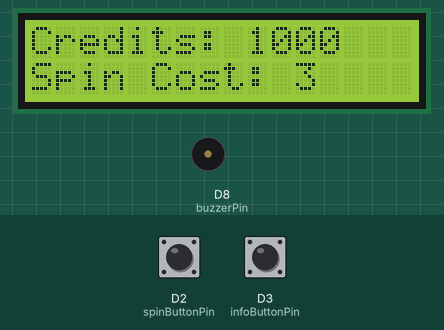
This sketch was run on a simulated Arduino Uno R4 WiFi. On the bench: 16×2 character LCD, buzzer (waves = sounding). Inputs (shaded band) come from the test bench; at power-on: D2 (spinButtonPin) HIGH, D3 (infoButtonPin) HIGH. WiFi joins after 1.5 s; servers stay silent unless stated; random numbers use the default seed unless the sketch sets one; EEPROM starts erased.

Above: at 3.1 s.
3.2 s: D2 (spinButtonPin) pulled LOW for 0.15 s
At 3.41 s:
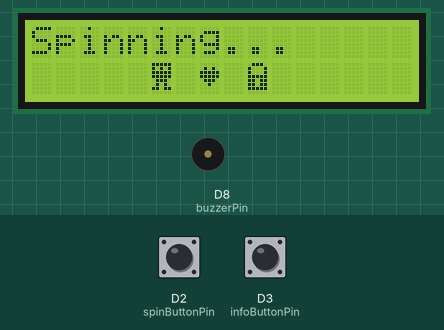
3.9 s: D3 (infoButtonPin) pulled LOW for 3.2 s
At 8.1 s:
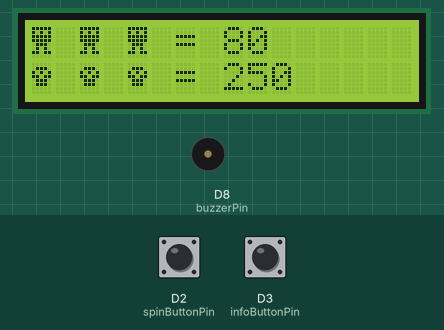
8.6 s: D2 (spinButtonPin) pulled LOW for 1 s
At 10.3 s:
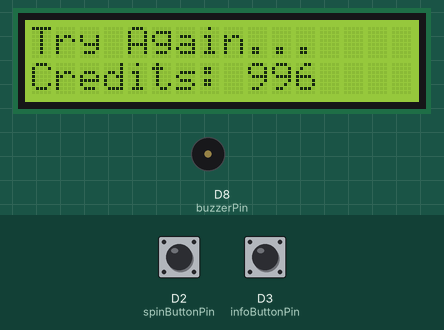
11.1 s: D2 (spinButtonPin) pulled LOW for 3.2 s
At 14.7 s:
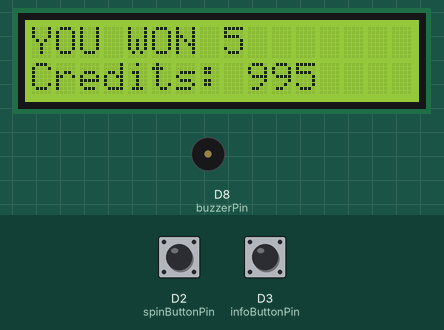
15.8 s: D2 (spinButtonPin) pulled LOW for 0.15 s
At 16.01 s:
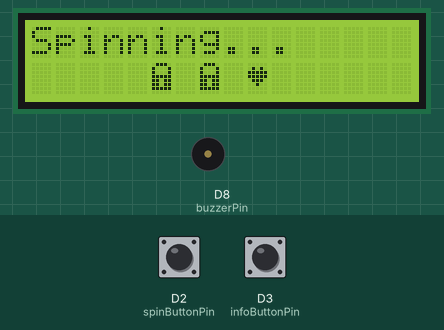
16.5 s: D2 (spinButtonPin) pulled LOW for 3.2 s
At 18.55 s:
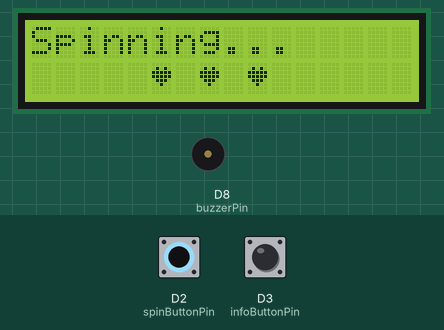
Timing chart, 0 to 22.7 s (numbered marks = the images above; inputs shaded):
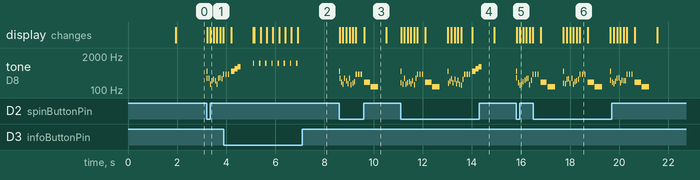

Measured:
- after the input at 3.2 s, tone on D8 (buzzerPin): plays 523 Hz for 0.01 s, 284 Hz for 0.01 s, 276 Hz for 0.01 s, 167 Hz for 0.01 s, 229 Hz for 0.01 s, 253 Hz for 0.01 s … (12 notes in this stretch), starting at once; the display: first changes at once (image 1 shows a later state)
- after the input at 8.6 s, tone on D8 (buzzerPin): plays 523 Hz for 0.01 s, 287 Hz for 0.01 s, 198 Hz for 0.01 s, 168 Hz for 0.01 s, 285 Hz for 0.01 s, 229 Hz for 0.01 s … (16 notes in this stretch), starting at once; the display: first changes at once (image 3 shows a later state)
- after the input at 11.1 s, tone on D8 (buzzerPin): plays 523 Hz for 0.01 s, 188 Hz for 0.01 s, 163 Hz for 0.01 s, 280 Hz for 0.01 s, 167 Hz for 0.01 s, 193 Hz for 0.01 s … (33 notes in this stretch), starting at once; the display: first changes at once (image 4 shows a later state)
- after the input at 15.8 s, tone on D8 (buzzerPin): plays 523 Hz for 0.01 s, 297 Hz for 0.01 s, 187 Hz for 0.01 s, 154 Hz for 0.01 s, 163 Hz for 0.01 s, 210 Hz for 0.01 s … (12 notes in this stretch), starting at once; the display: first changes at once (image 5 shows a later state)
- what the display in image 3 shows lasts 0.9 s, from 9.6 s to 10.5 s

The sketch:

PJ_MINI_GAME.ino
```cpp
// ----- Blynk Config -----
#define BLYNK_TEMPLATE_ID "TMPL6RNZlEF4b"
#define BLYNK_TEMPLATE_NAME "Spin Machine"
#define BLYNK_AUTH_TOKEN "TjnW6mp9TuATcBE3nb4p5c5H7MlyPKhx"

// ----- Libraries -----
#include <WiFiS3.h>              // สำหรับ Arduino UNO R4 WiFi
#include <BlynkSimpleWifi.h>
#include <Wire.h>
#include <EEPROM.h>              // UNO R4 มี EEPROM จำลองใน Flash อยู่แล้ว
#include <LiquidCrystal_I2C.h>

// ----- Custom LCD -----
LiquidCrystal_I2C lcd(0x27, 16, 2);

// ----- WiFi -----
char auth[] = "TjnW6mp9TuATcBE3nb4p5c5H7MlyPKhx";
char ssid[] = "gg";
char pass[] = "cccccccc";

// ----- Custom Characters -----
byte Heart[8] = {0b00000,0b01010,0b11111,0b11111,0b01110,0b00100,0b00000,0b00000};
byte Bell[8]  = {0b00100,0b01110,0b01110,0b01110,0b11111,0b00000,0b00100,0b00000};
byte Sound[8] = {0b00001,0b00011,0b00101,0b01001,0b01001,0b01011,0b11011,0b11000};
byte Lock[8]  = {0b01110,0b10001,0b10001,0b11111,0b11011,0b11011,0b11111,0b00000};
byte Alien[8] = {0b11111,0b10101,0b11111,0b11111,0b01110,0b01010,0b11011,0b00000};
byte Skull[8] = {0b00000,0b01110,0b10101,0b11011,0b01110,0b01110,0b00000,0b00000};

// ----- Note Definitions -----
#define NOTE_C3 131
#define NOTE_G3 196
#define NOTE_A3 220
#define NOTE_B3 247
#define NOTE_C4 262
#define NOTE_FS3 185
#define NOTE_F3 175
#define NOTE_E3 165
#define NOTE_FS4 370
#define NOTE_G4 392
#define NOTE_A4 440
#define NOTE_B4 494
#define NOTE_C5 523
#define NOTE_CS5 554
#define NOTE_D5 587
#define NOTE_E5 659
#define NOTE_F5 698
#define NOTE_FS5 740
#define NOTE_G5 784
#define NOTE_A5 880
#define NOTE_C6 1047

// ----- Pins -----
const int spinButtonPin = 2;
const int infoButtonPin = 3;
const int buzzerPin = 8;

// ----- Game Variables -----
int playerCredits = 1000;
int highScore = 0;
int lastWin = 0;
const int betCost = 3;

// ----- EEPROM -----
#define EEPROM_ADDR 0

// ----- Virtual Reels -----
byte virtualReel[] = {
  0,0,0,0,0,0,0,0,0,0,0,0,
  3,3,3,3,3,3,3,
  4,4,4,4,4,
  5,5,5,
  1,1,
  2
};
const int virtualReelSize = sizeof(virtualReel);
byte reel[3];

// ----- State -----
int currentScreen = 0;
const int totalScreens = 5;
unsigned long lastButtonPress = 0;

// ----- Jackpot Melody -----
int championMelody[] = { NOTE_D5, NOTE_CS5, NOTE_D5, NOTE_CS5, NOTE_A4, 0, NOTE_FS4, NOTE_B4, NOTE_FS4 };
int championNoteDurations[] = { 1,4,4,2,2,4,4,2,1 };

void setup() {
  Serial.begin(115200);
  Wire.begin();

  // ----- WiFi + Blynk -----
  Blynk.begin(auth, ssid, pass);

  // ----- Pins -----
  pinMode(spinButtonPin, INPUT_PULLUP);
  pinMode(infoButtonPin, INPUT_PULLUP);
  pinMode(buzzerPin, OUTPUT);
  randomSeed(analogRead(A0));

  // ----- LCD -----
  lcd.begin(16, 2);
  lcd.backlight();
  lcd.createChar(0, Heart);
  lcd.createChar(1, Bell);
  lcd.createChar(2, Sound);
  lcd.createChar(3, Lock);
  lcd.createChar(4, Alien);
  lcd.createChar(5, Skull);

  highScore = loadHighScore();
  updateDisplay();
}

// ----- Main Loop -----
void loop() {
  Blynk.run();

  if (digitalRead(infoButtonPin) == LOW && millis() - lastButtonPress > 250) {
    lastButtonPress = millis();
    tone(buzzerPin, NOTE_C6, 50);
    currentScreen = (currentScreen + 1) % totalScreens;
    updateDisplay();
  }

  if (digitalRead(spinButtonPin) == LOW && millis() - lastButtonPress > 250) {
    lastButtonPress = millis();
    tone(buzzerPin, NOTE_C5, 50);

    if (playerCredits < betCost) {
      lcd.clear();
      lcd.setCursor(0,0); lcd.print("GAME OVER");
      lcd.setCursor(0,1); lcd.print("Credits: "); lcd.print(playerCredits);
      updateBlynk();
      while (true);
    }

    currentScreen = 0;
    playerCredits -= betCost;
    runSpinAnimation();
    int winnings = calculateWinnings();
    playerCredits += winnings;
    displayWinnings(winnings);
    delay(winnings == 1000 ? 10000 : 600);
    updateDisplay();
    updateBlynk();
  }
}

// ----- LCD & Display -----
void displaySymbol(byte id) { lcd.write(id <= 5 ? id : '?'); }

void updateDisplay() {
  lcd.clear();
  switch (currentScreen) {
    case 0: lcd.setCursor(0,0); lcd.print("Credits: "); lcd.print(playerCredits);
            lcd.setCursor(0,1); lcd.print("Spin Cost: "); lcd.print(betCost); break;
    case 1: lcd.setCursor(0,0); displaySymbol(0); lcd.print(" - - = 2");
            lcd.setCursor(0,1); displaySymbol(0); lcd.print(" "); displaySymbol(0); lcd.print(" - = 5"); break;
    case 2: lcd.setCursor(0,0); displaySymbol(0); lcd.print(" "); displaySymbol(0); lcd.print(" "); displaySymbol(0); lcd.print(" = 15");
            lcd.setCursor(0,1); displaySymbol(3); lcd.print(" "); displaySymbol(3); lcd.print(" "); displaySymbol(3); lcd.print(" = 40"); break;
    case 3: lcd.setCursor(0,0); displaySymbol(4); lcd.print(" "); displaySymbol(4); lcd.print(" "); displaySymbol(4); lcd.print(" = 80");
            lcd.setCursor(0,1); displaySymbol(5); lcd.print(" "); displaySymbol(5); lcd.print(" "); displaySymbol(5); lcd.print(" = 250"); break;
    case 4: lcd.setCursor(0,0); displaySymbol(1); lcd.print(" "); displaySymbol(1); lcd.print(" "); displaySymbol(1); lcd.print(" = 500");
            lcd.setCursor(0,1); displaySymbol(2); lcd.print(" "); displaySymbol(2); lcd.print(" "); displaySymbol(2); lcd.print(" = 1000"); break;
  }
}

// ----- Spin Animation -----
void runSpinAnimation() {
  lcd.clear(); lcd.setCursor(0,0); lcd.print("Spinning...");
  for (int i = 0; i < 10; i++) {
    tone(buzzerPin, random(150, 300), 15);
    lcd.setCursor(5,1);
    for (int j=0;j<3;j++){ displaySymbol(virtualReel[random(virtualReelSize)]); lcd.print(" "); }
    delay(60);
  }
  for (int i=0;i<3;i++){ reel[i] = virtualReel[random(virtualReelSize)]; tone(buzzerPin, NOTE_G4, 50); delay(100); }
  lcd.setCursor(5,1); displaySymbol(reel[0]); lcd.print(" "); displaySymbol(reel[1]); lcd.print(" "); displaySymbol(reel[2]);
}

// ----- Sound -----
void playWinnerSound(){ tone(buzzerPin, NOTE_C5,125); delay(130); tone(buzzerPin, NOTE_E5,125); delay(130); tone(buzzerPin, NOTE_G5,125); }
void playMediumWinSound(){ tone(buzzerPin, NOTE_G4,100); delay(120); tone(buzzerPin, NOTE_C5,100); delay(120); tone(buzzerPin, NOTE_E5,100); delay(120); tone(buzzerPin, NOTE_G5,100); delay(120); tone(buzzerPin, NOTE_C6,250); }
void playJackpotSound(){ for(int i=0;i<sizeof(championMelody)/sizeof(championMelody[0]);i++){ int d=1000/championNoteDurations[i]; tone(buzzerPin,championMelody[i],d); delay(d*1.3); noTone(buzzerPin);} }
void playLoserSound(){ tone(buzzerPin, NOTE_G3,250); delay(280); tone(buzzerPin, NOTE_C3,300); }

// ----- Win Logic -----
int calculateWinnings(){
  if (reel[0]==reel[1] && reel[1]==reel[2]){
    switch(reel[0]){
      case 2:return 1000;
      case 1:return 500;
      case 5:return 250;
      case 4:return 80;
      case 3:return 40;
    }
  }
  if (reel[0]==0 && reel[1]==0 && reel[2]==0)return 15;
  if (reel[0]==0 && reel[1]==0)return 5;
  if (reel[0]==0)return 2;
  return 0;
}

// ----- Display Winnings -----
void displayWinnings(int winnings){
  lcd.clear(); lcd.setCursor(0,1); lcd.print("Credits: "); lcd.print(playerCredits);
  lcd.setCursor(0,0);
  if (winnings>0){
    if(winnings==1000){ lcd.print("!! JACKPOT !! "); playJackpotSound(); }
    else if(winnings==500){ lcd.print("BIG WIN! "); lcd.print(winnings); playMediumWinSound(); }
    else { lcd.print("YOU WON "); lcd.print(winnings); playWinnerSound(); }
  } else { lcd.print("Try Again..."); playLoserSound(); }
  lastWin=winnings;
  if (playerCredits>highScore){ highScore=playerCredits; saveHighScore(highScore); }
}

// ----- EEPROM -----
void saveHighScore(int score){ EEPROM.put(EEPROM_ADDR, score); }
int loadHighScore(){ int score; EEPROM.get(EEPROM_ADDR, score); if(score<0||score>999999)score=0; return score; }

// ----- Blynk -----
void updateBlynk(){
  static unsigned long lastSend=0;
  if(millis()-lastSend>2000){
    Blynk.virtualWrite(V0, playerCredits);
    Blynk.virtualWrite(V1, highScore);
    Blynk.virtualWrite(V2, lastWin);
    lastSend=millis();
  }
}
```
